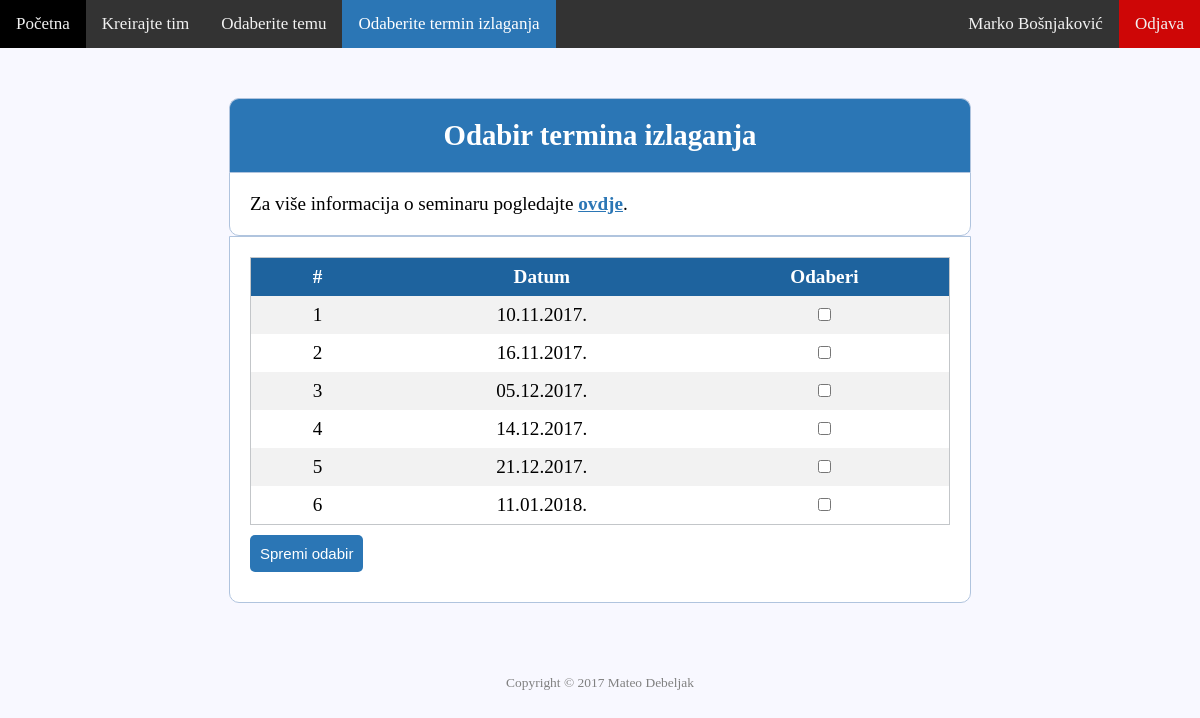
Page /registration/dates.php (signed in) on the committed database.
### tables this page shows
CREATE TABLE `users` (
  `id` int(11) NOT NULL,
  `status` varchar(255) NOT NULL,
  `lname` varchar(255) NOT NULL,
  `fname` varchar(255) NOT NULL,
  `email` varchar(255) NOT NULL,
  `groups` varchar(255) NOT NULL,
  `password` varchar(255) NOT NULL
);

CREATE TABLE `dates` (
  `id` int(11) NOT NULL,
  `dates` varchar(255) NOT NULL
);

### registration/dates.php (the view, shortened to what this page needs)
<?php
	include 'server.php';
	$query = $con->prepare("SELECT fname, lname
							FROM users
							WHERE id = :currentUserId");
	$query->bindParam(":currentUserId", $_SESSION["id"]);
	$query->execute();
	$name = $query->fetch(PDO::FETCH_OBJ);
	$query = $con->prepare("SELECT * FROM dates");
	$query->execute();
	$results = $query->fetchAll(PDO::FETCH_OBJ);
?>
<!DOCTYPE html>
<html>
<head>
	<link rel="stylesheet" type="text/css" href="style.css">
</head>
<body>
	<div class="topnav" id="myTopnav">
	  <a href="home.php">Početna</a>
	  <a href="teams.php">Kreirajte tim</a>
	  <a href="topics.php">Odaberite temu</a>
	  <a class="active" href="dates.php">Odaberite termin izlaganja</a>
	  <?php  if (isset($_SESSION['email'])) : ?>
	  	<a style="float: right; background-color: #ce0606;" href="topics.php?logout='1'">Odjava</a>
	  	<p style="float: right; color: #f2f2f2; text-align: center; padding: 14px 16px; font-size: 17px;"><?php echo $name->fname; echo " "; echo $name->lname;  ?></p>
	  <?php endif ?>
	</div>
	<div class="header" style="width: 700px;">
		<h2>Odabir termina izlaganja</h2>
	</div>
	<div class="content" style="width: 700px;">
		<p>Za više informacija o seminaru pogledajte <a target="_blank" href="http://www.efos.unios.hr/informatika/seminari/"><b>ovdje</b></a>.</p>
	</div>
<div class="content" style="width: 700px;">
	<table>
	<tr>
		<th style="text-align: center;">#</th>
		<th style="text-align: center;">Datum</th>
		<th style="text-align: center;">Odaberi</th>
	</tr>
	<?php foreach ($results as $result) {?>
		<tr>
			<td style="text-align: center;"> </td>
			<td style="text-align: center;"><?php echo $result->dates;?></td>
			<td style="text-align: center;"><input type='checkbox' name='checkbox' id="<?php echo $result->id;?>" class='js-Checkbox' /></td>
		</tr>
	<?php
	 	}
	?>
	</table>
	<button type='submit' class='btn input-group js-SubmitDate' name='make_team'>Spremi odabir</button>
</div>
</body>
<footer>
    <p class="copyright">Copyright &copy; <?php echo date("Y"); ?> Mateo Debeljak</p>
</footer>
</html>

### registration/style.css (style rules this page uses)
* { margin: 0px; padding: 0px; }
body { font-size: 120%; background: #F8F8FF; }
.header { width: 30%; margin: 50px auto 0px; color: white; background: #2B76B5; text-align: center; border: 1px solid #B0C4DE; border-bottom: none; border-radius: 10px 10px 0px 0px; padding: 20px; }
footer { position: relative; height: 100px; width: 100%; }
p.copyright { position: absolute; width: 100%; color: gray; line-height: 40px; font-size: 0.7em; text-align: center; bottom:0; }
form, .content { width: 30%; margin: 0px auto; padding: 20px; border: 1px solid #B0C4DE; background: white; border-radius: 0px 0px 10px 10px; }
a:link { color: #2B76B5; }
.input-group { margin: 10px 0px 10px 0px; }
.btn { padding: 10px; font-size: 15px; color: white; background: #2B76B5; border: none; border-radius: 5px; cursor:pointer; }
.topnav { background-color: #333; overflow: hidden; }
.topnav a { float: left; display: block; color: #f2f2f2; text-align: center; padding: 14px 16px; text-decoration: none; font-size: 17px; }
.topnav a.active { background-color: #2B76B5; color: white; }
table { counter-reset: rowNumber; border: 1px solid #c3c6c9; border-collapse: collapse; width: 100%; }
th, td { text-align: left; padding: 8px; }
tr:nth-child(even) { background-color: #f2f2f2 }
th { background-color: #1e639e; color: white; }
table tr:not(:first-child) { counter-increment: rowNumber; }
table tr td:first-child::before { content: counter(rowNumber); min-width: 1em; margin-right: 0.5em; margin-left: 0.5em; }

### rows in the picture
users: fname "Marko", lname "Bošnjaković"
dates: dates "10.11.2017."
dates: dates "16.11.2017."
dates: dates "05.12.2017."
dates: dates "14.12.2017."
dates: dates "21.12.2017."
dates: dates "11.01.2018."
